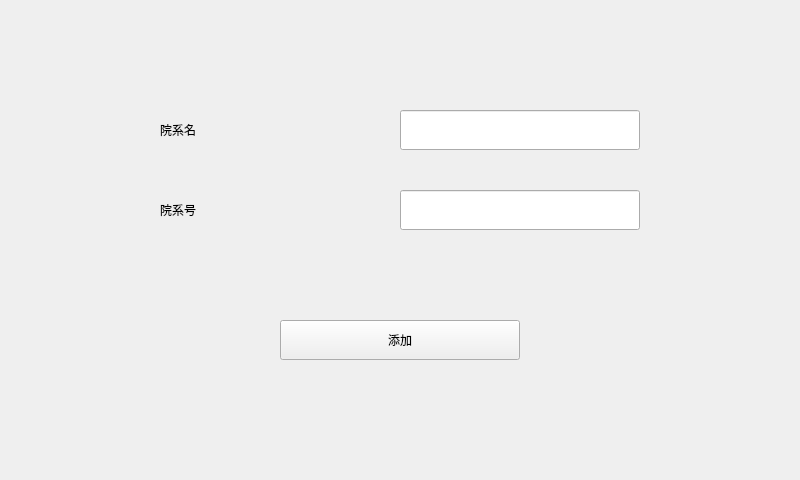
<?xml version="1.0" encoding="UTF-8"?>
<ui version="4.0">
 <class>AddCollegeWidget</class>
 <widget class="QWidget" name="AddCollegeWidget">
  <property name="geometry">
   <rect>
    <x>0</x>
    <y>0</y>
    <width>800</width>
    <height>480</height>
   </rect>
  </property>
  <property name="windowTitle">
   <string>添加院系</string>
  </property>
  <widget class="QLabel" name="college_name_label">
   <property name="geometry">
    <rect>
     <x>160</x>
     <y>110</y>
     <width>240</width>
     <height>40</height>
    </rect>
   </property>
   <property name="text">
    <string>院系名</string>
   </property>
  </widget>
  <widget class="QLabel" name="college_id_label">
   <property name="geometry">
    <rect>
     <x>160</x>
     <y>190</y>
     <width>240</width>
     <height>40</height>
    </rect>
   </property>
   <property name="text">
    <string>院系号</string>
   </property>
  </widget>
  <widget class="QLineEdit" name="college_name_edit">
   <property name="geometry">
    <rect>
     <x>400</x>
     <y>110</y>
     <width>240</width>
     <height>40</height>
    </rect>
   </property>
  </widget>
  <widget class="QLineEdit" name="college_id_edit">
   <property name="geometry">
    <rect>
     <x>400</x>
     <y>190</y>
     <width>240</width>
     <height>40</height>
    </rect>
   </property>
  </widget>
  <widget class="QPushButton" name="accept_button">
   <property name="geometry">
    <rect>
     <x>280</x>
     <y>320</y>
     <width>240</width>
     <height>40</height>
    </rect>
   </property>
   <property name="text">
    <string>添加</string>
   </property>
  </widget>
 </widget>
 <resources/>
 <connections/>
</ui>
